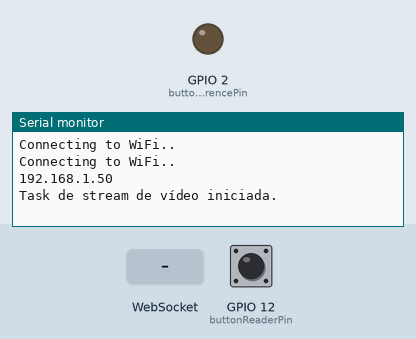
Bench run of a sketch on a simulated ESP32. Parts: output pins drawn as LEDs (lit = HIGH), the last lines printed to the serial monitor. Inputs (shaded band) come from the test bench; at power-on: GPIO 12 (buttonReaderPin) HIGH. WiFi joins after 1.5 s; servers stay silent unless stated; the camera gives no picture.

Above: at 4.5 s.
4.6 s: GPIO 12 (buttonReaderPin) pulled LOW for 0.15 s
At 5.8 s:
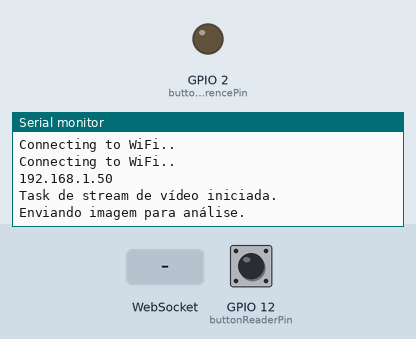
6.2 s: WebSocket text "s" received
At 7.0 s:
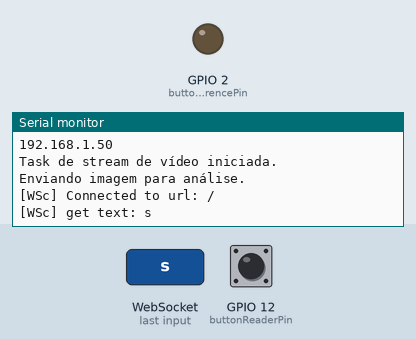
7.7 s: WebSocket text "1" received
At 8.1 s:
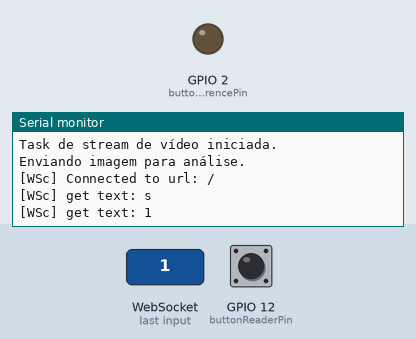

The sketch:

ESP32Cam.ino
```cpp
#include "WiFi.h"
#include "esp_camera.h"

#include "base64.h"
#include <ArduinoJson.h>
#include <WebSocketsClient.h>

#define PWDN_GPIO_NUM 32
#define RESET_GPIO_NUM -1
#define XCLK_GPIO_NUM 0
#define SIOD_GPIO_NUM 26
#define SIOC_GPIO_NUM 27

#define Y9_GPIO_NUM 35
#define Y8_GPIO_NUM 34
#define Y7_GPIO_NUM 39
#define Y6_GPIO_NUM 36
#define Y5_GPIO_NUM 21
#define Y4_GPIO_NUM 19
#define Y3_GPIO_NUM 18
#define Y2_GPIO_NUM 5
#define VSYNC_GPIO_NUM 25
#define HREF_GPIO_NUM 23
#define PCLK_GPIO_NUM 22

const int buttonReaderPin = 12;
const int buttonReferencePin = 2;
int lastButtonState = HIGH;

const char *hostname = "ESP32CAM";
const char *ssid = "ssid";
const char *password = "password";

WebSocketsClient webSocket;

SemaphoreHandle_t resourceMutex;

void videoStreamTask(void *pvParameters) {
    Serial.println("Task de stream de vídeo iniciada.");
    for (;;) {
        if (xSemaphoreTake(resourceMutex, portMAX_DELAY) == pdTRUE) {
            if (webSocket.isConnected()) {
                camera_fb_t *fb = esp_camera_fb_get();
                if (fb) {
                    StaticJsonDocument<256> doc;
                    doc["type"] = "video_frame";

                    String imageBase64 = base64::encode(fb->buf, fb->len);
                    doc["data"] = imageBase64;

                    String jsonString;
                    serializeJson(doc, jsonString);
                    webSocket.sendTXT(jsonString);

                    esp_camera_fb_return(fb);
                }
            }
        }

        xSemaphoreGive(resourceMutex);

        // Pausa a task por 100ms para controlar o FPS (~10 frames por segundo)
        vTaskDelay(50 / portTICK_PERIOD_MS);
    }
}

void webSocketEvent(WStype_t type, uint8_t *payload, size_t length) {
    switch (type) {
    case WStype_DISCONNECTED:
        Serial.printf("[WSc] Disconnected!\n");
        break;
    case WStype_CONNECTED: {
        Serial.printf("[WSc] Connected to url: %s\n", payload);
        StaticJsonDocument<256> doc;
        doc["type"] = "register";
        doc["role"] = "esp32";
        String output;
        serializeJson(doc, output);
        webSocket.sendTXT(output);
        break;
    }
    case WStype_TEXT:
        Serial.printf("[WSc] get text: %s\n", payload);
        break;
    }
}

void setupCamera() {
    camera_config_t config;
    config.ledc_channel = LEDC_CHANNEL_0;
    config.ledc_timer = LEDC_TIMER_0;
    config.pin_d0 = Y2_GPIO_NUM;
    config.pin_d1 = Y3_GPIO_NUM;
    config.pin_d2 = Y4_GPIO_NUM;
    config.pin_d3 = Y5_GPIO_NUM;
    config.pin_d4 = Y6_GPIO_NUM;
    config.pin_d5 = Y7_GPIO_NUM;
    config.pin_d6 = Y8_GPIO_NUM;
    config.pin_d7 = Y9_GPIO_NUM;
    config.pin_xclk = XCLK_GPIO_NUM;
    config.pin_pclk = PCLK_GPIO_NUM;
    config.pin_vsync = VSYNC_GPIO_NUM;
    config.pin_href = HREF_GPIO_NUM;
    config.pin_sccb_sda = SIOD_GPIO_NUM;
    config.pin_sccb_scl = SIOC_GPIO_NUM;
    config.pin_pwdn = PWDN_GPIO_NUM;
    config.pin_reset = RESET_GPIO_NUM;
    config.xclk_freq_hz = 23000000;
    config.frame_size = FRAMESIZE_UXGA;
    config.pixel_format = PIXFORMAT_JPEG;
    config.grab_mode = CAMERA_GRAB_WHEN_EMPTY;
    config.fb_location = CAMERA_FB_IN_PSRAM;
    config.jpeg_quality = 12;
    config.fb_count = 1;

    if (config.pixel_format == PIXFORMAT_JPEG) {
        if (psramFound()) {
            config.jpeg_quality = 10;
            config.fb_count = 2;
            config.grab_mode = CAMERA_GRAB_LATEST;
        } else {
            config.frame_size = FRAMESIZE_SVGA;
            config.fb_location = CAMERA_FB_IN_DRAM;
        }
    } else {
        config.frame_size = FRAMESIZE_240X240;
        #if CONFIG_IDF_TARGET_ESP32S3
                config.fb_count = 2;
        #endif
    }

    #if defined(CAMERA_MODEL_ESP_EYE)
        pinMode(13, INPUT_PULLUP);
        pinMode(14, INPUT_PULLUP);
    #endif

    esp_err_t err = esp_camera_init(&config);
    if (err != ESP_OK) {
        Serial.printf("Camera init failed with error 0x%x", err);
        return;
    }

    sensor_t *s = esp_camera_sensor_get();
    if (s->id.PID == OV3660_PID) {
        s->set_vflip(s, 1);
        s->set_brightness(s, 1);
        s->set_saturation(s, -2);
    }

    if (config.pixel_format == PIXFORMAT_JPEG) {
        s->set_framesize(s, FRAMESIZE_QVGA);
    }

    #if defined(CAMERA_MODEL_M5STACK_WIDE) || defined(CAMERA_MODEL_M5STACK_ESP32CAM)
        s->set_vflip(s, 1);
        s->set_hmirror(s, 1);
    #endif

    #if defined(CAMERA_MODEL_ESP32S3_EYE)
        s->set_vflip(s, 1);
    #endif
}

void setup() {
    Serial.begin(115200);
    delay(1000);

    resourceMutex = xSemaphoreCreateMutex();
    if (resourceMutex == NULL) {
        Serial.println("Erro ao criar o Mutex!");
        while(1);
    }
    WiFi.begin(ssid, password);
    while (WiFi.status() != WL_CONNECTED) {
        delay(1000);
        Serial.println("Connecting to WiFi..");
    }
    Serial.println(WiFi.localIP());

    setupCamera();

    webSocket.beginSSL("vision-x-kdog.onrender.com", 443, "/");
    // webSocket.begin("192.168.0.17", 3001,"/");
    webSocket.onEvent(webSocketEvent);
    webSocket.setReconnectInterval(5000);

    pinMode(buttonReferencePin, OUTPUT);
    digitalWrite(buttonReferencePin, LOW);
    pinMode(buttonReaderPin, INPUT_PULLUP);

    xTaskCreatePinnedToCore(videoStreamTask,   // Função da Task
                            "VideoStreamTask", // Nome da Task
                            10000,             // Tamanho da pilha (stack size)
                            NULL,              // Parâmetros da Task
                            1,                 // Prioridade
                            NULL,              // Handle da Task
                            0                  // Core a ser usado (0 ou 1)
    );
}

void sendAnalysisImage() {
    Serial.println("Enviando imagem para análise.");

    if (xSemaphoreTake(resourceMutex, portMAX_DELAY) == pdTRUE) {
        if (WiFi.status() == WL_CONNECTED) {
            camera_fb_t *fb = NULL;
            fb = esp_camera_fb_get();
            if (!fb) {
                Serial.println("Camera capture failed");
                xSemaphoreGive(resourceMutex);
                return;
            }

            String imageBase64 = base64::encode(fb->buf, fb->len);
            esp_camera_fb_return(fb);

            DynamicJsonDocument doc(50000);

            doc["type"] = "image";
            doc["data"] = imageBase64;

            String jsonString;
            serializeJson(doc, jsonString);
            webSocket.sendTXT(jsonString);

            xSemaphoreGive(resourceMutex);
        }
    }
}

void loop() {
    if (xSemaphoreTake(resourceMutex, (TickType_t)10) == pdTRUE) {
        webSocket.loop();
        xSemaphoreGive(resourceMutex);
    }

    int currentButtonState = digitalRead(buttonReaderPin);

    if (currentButtonState == LOW && lastButtonState == HIGH) {
        sendAnalysisImage();
        delay(50);
    }

    if (Serial.available()) {
        char key = Serial.read();
        if (key == 's') {
            sendAnalysisImage();
        }
    }

    lastButtonState = currentButtonState;
    delay(10);
}
```

Measured:
- after the input at 4.6 s, the serial monitor: prints a new line at once (image 1)
- after the input at 6.2 s, the serial monitor: prints a new line at once (image 2)
- after the input at 7.7 s, the serial monitor: prints a new line at once (image 3)
